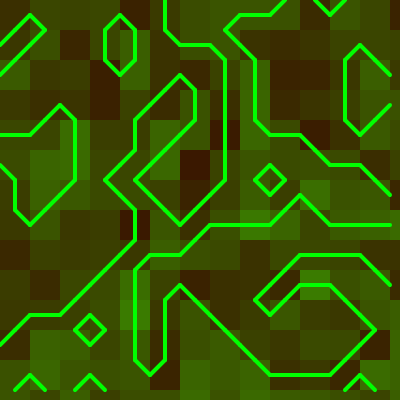
Frame 1 (no input)
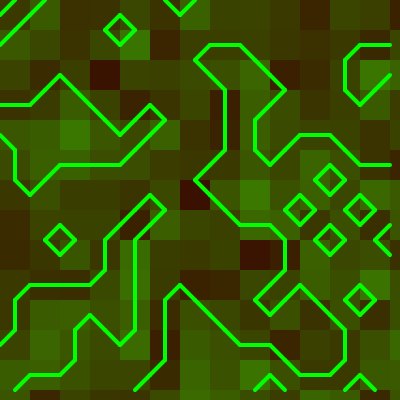
Frame 60 (no input)
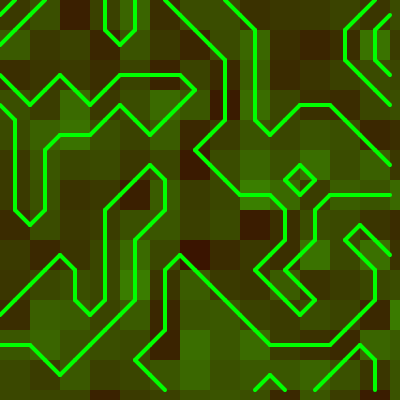
Frame 120 (the mouse pressed at the canvas centre since frame 60)

The p5.js sketch that drew these frames (run headless with seeded random() and noise() and a simulated clock; from frame 60 on, the mouse is pressed at the canvas centre):

// p5.js sketch
// ── sketch.js
// marching squares on a Perlin noise field
// Coding in the Cabana Challenge #5 
// Here using Perlin noise instead of Open Simplex noise

/*

communtiy contributioin on coding train morning show
https://youtu.be/6Uy1SifiBig?t=2822

I am using one dimensional Perlin noise. There is a global variable zoff that keeps track of the position in noise space.  I am incrementing that zoff variable in two places.  The first place is every time through the draw() function.  And the second place is getting a value for each square in the in the getDots(zoff) function, which creates the field of dots or squares with a smooth noise values.  I think the animation looks like it is scrolling up because of the nested loop is for each x there is a y.  So the smooth noise field is generated from top to bottom left to right. maybe. Only the noise increment value is changed by the slider, so the effect is something like an increasing the speed. Also just a note that the noise() in p5js returns values between 0.0  and 1.0. but open simplex noise returns a value from -1 to 1 so you have to tweak the code a bit to get the states. 


*/

let field = [];
let rez =30; // distance bewteen dots
let cols,rows;
let zoff = 0; // for noise
let cnv;    // for canvas
let myzoom; // for slider
let mynoise; // for slider

function setup() {
  cnv = createCanvas(400,400);
  myzoom = createSlider(10,50,30);  // sets res
  mynoise = createSlider(0.007,0.03,0.005,0.001);  //sets noise
  centerCanvas();
  
}


// some DOM stuff to center the canvas
function centerCanvas() {
  var x = (windowWidth - width) / 2;
  var y = (windowHeight - height) / 2;
  cnv.position(x, y);
  let dr = createP("Slider 1: zoom, Slider 2: noise step");
  dr.position(x,y+height+5);
  myzoom.position(x,y+height+40);

  mynoise.position(x,y+height+70);
  let title = createP("->Marching squares on a Perlin noise field")
  
  title.position(x, y-40);
}
 
 

function draw() {
  // each time time through the draw loop, 
  // get values, get dots, show dots, get and show lines
  background(0);
  
  // noise and resolution
  let inc = mynoise.value();
  rez = myzoom.value();
  zoff+= inc;  // adjust zoff and z in the function to get different effects
  getDots(zoff); // function to get values of dots 
  showDots();   // function to show dots but shows rects
  getLines();   // 
  
}


function getDots(z) {     // send in a zoff for each field
  cols = 1 + floor(width/rez);  // adding extra colum and row
  rows = 1 + floor(height/rez);
  //field = new float[cols][rows];
  for (let i =0; i<cols;i++){
    field[i] = [];
   for (let j =0; j<rows;j++){
     z+=0.7;                  // increment the zoff in the field
     field[i][j] = (noise(z));
    // field[i][j] = floor(random(2));
 
     
   }
  }
  
  
}


function showDots() {
  for (let i =0; i<cols;i++){
   for (let j =0; j<rows;j++){
     //stroke(100,field[i][j]*255,0);
     //strokeWeight(rez*0.4);
     noStroke();
     fill(100,field[i][j]*255,0,150);
     rect(i*rez,j*rez,rez,rez);
     
   }
  }
}

function getLines(){
  
  for (let i =0; i<cols-1;i++){ // so it is not off the edge
   for (let j =0; j<rows-1;j++){
     let x = i *rez;
     let y = j * rez;
     let a = createVector(x+rez*0.5,y);
     let b = createVector(x+rez,y+rez*0.5);
     let c = createVector(x+rez*0.5,y+rez);
     let d = createVector(x,y+rez*0.5);
     let state = getState(floor(field[i][j]+0.5), floor(field[i+1][j]+0.5), floor(field[i+1][j+1]+0.5), floor(field[i][j+1]+0.5));
     stroke(0,255,0);
     let sw = map(rez,10,50,2,6);
     strokeWeight(sw);
     switch (state) {
      case 1:  
        myline(c, d);
        break;
      case 2:  
        myline(b, c);
        break;
      case 3:  
        myline(b, d);
        break;
      case 4:  
        myline(a, b);
        break;
      case 5:  
        myline(a, d);
        myline(b, c);
        break;
      case 6:  
        myline(a, c);
        break;
      case 7:  
        myline(a, d);
        break;
      case 8:  
        myline(a, d);
        break;
      case 9:  
        myline(a, c);
        break;
      case 10: 
        myline(a, b);
        myline(c, d);
        break;
      case 11: 
        myline(a, b);
        break;
      case 12: 
        myline(b, d);
        break;
      case 13: 
        myline(b, c);
        break;
      case 14: 
        myline(c, d);
        break;
      }
      
     
   }
  }
  
}

function getState(a, b, c, d){  //for a1,b1,c1,d1 =15
  
  return (a * 8) + (b * 4) + (c * 2) + (d * 1);
}


function myline(v1,v2) {   // rewriting the ine function
  line(v1.x, v1.y, v2.x, v2.y);
}
// ── style.css
html, body {
  margin: 0;
  padding: 0;
  background: lightblue;
  text-align: center;
  
}
p {
 color:blue; 
}
  
canvas {
  display: block;
}
